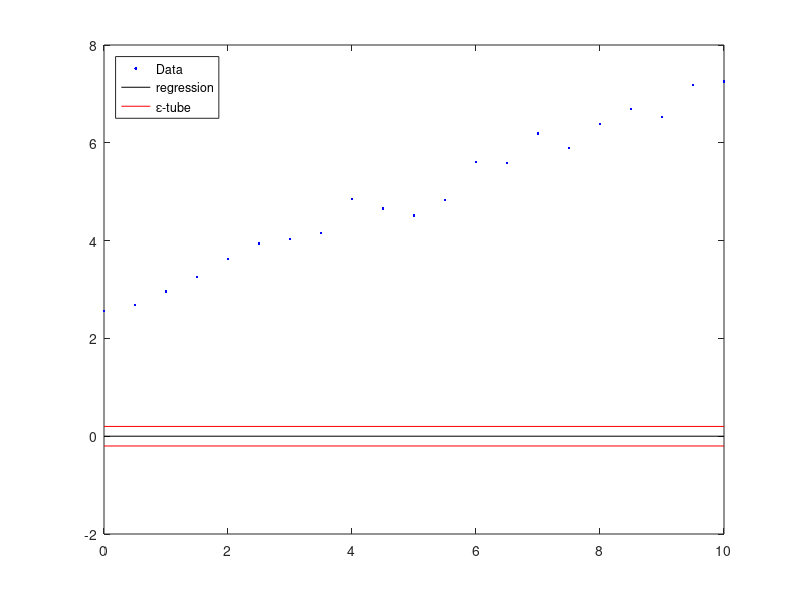

This chart was generated by the following MATLAB code:
close all; clear; clc;

%% data

data = [ 0    2.5584
    0.5000    2.6882
    1.0000    2.9627
    1.5000    3.2608
    2.0000    3.6235
    2.5000    3.9376
    3.0000    4.0383
    3.5000    4.1570
    4.0000    4.8498
    4.5000    4.6561
    5.0000    4.5119
    5.5000    4.8346
    6.0000    5.6039
    6.5000    5.5890
    7.0000    6.1914
    7.5000    5.8966
    8.0000    6.3866
    8.5000    6.6909
    9.0000    6.5224
    9.5000    7.1803
   10.0000    7.2537];

x = data(:,1) ;
y = data(:,2) ;
l = length(x) ; % number of points

%% linear regression - primal problem with slack variables

% parameters
epsilon = 0.2 ;
C = 10 ;

% define the problem
Q = [ 1              zeros(1,2*l+1)
      zeros(2*l+1,1) zeros(2*l+1) ];
  
c = [ 0 ; 0 ; C*ones(2*l,1)]; 

D = [-x -ones(l,1) -eye(l)   zeros(l)
      x  ones(l,1)  zeros(l) -eye(l)];
  
d = epsilon*ones(2*l,1) + [-y;y];

% solve the problem
sol = quadprog(Q,c,D,d,[],[],[-inf;-inf;zeros(2*l,1)],[]);

% compute w
w = sol(1);

% compute b
b = sol(2);

% compute slack variables xi+ and xi-
xip = sol(3:2+l);
xim = sol(3+l:2+2*l);

% find regression and epsilon-tube
z = w.*x + b ;
zp = w.*x + b + epsilon ;
zm = w.*x + b - epsilon ;

%% plot the solution

plot(x,y,'b.',x,z,'k-',x,zp,'r-',x,zm,'r-');
legend('Data','regression',...
    '\epsilon-tube','Location','NorthWest')